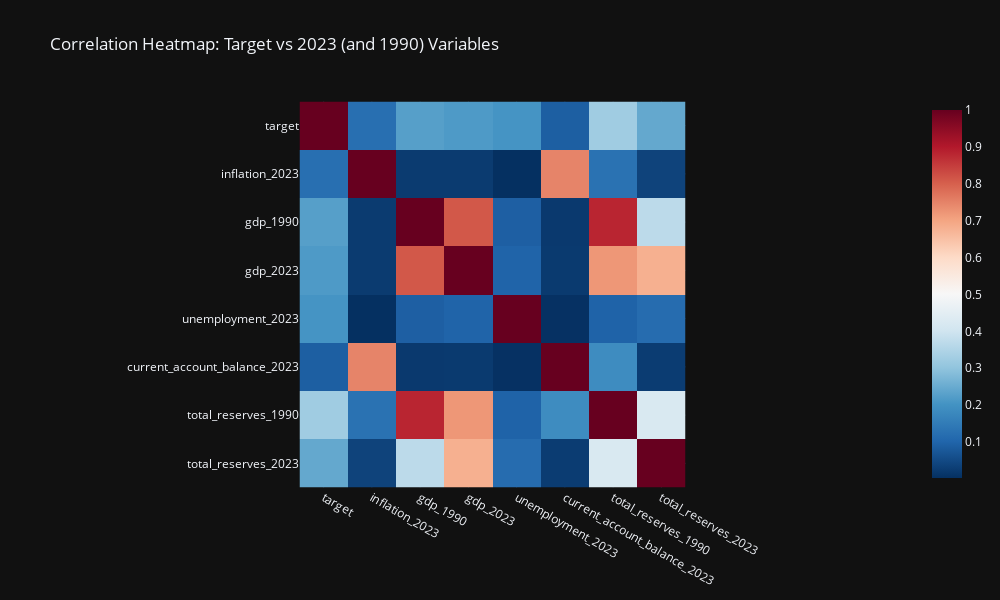

The cell this chart's notebook holds for it:
### Code cell
# Variables to compare
variables_to_compare = [ 'inflation_2023', 'gdp_1990', 'gdp_2023', 'unemployment_2023', 'current_account_balance_2023',
                        'total_reserves_1990', 'total_reserves_2023']

# Compute the correlation matrix for 'target' and the selected variables
columns_to_use = ['target'] + variables_to_compare
df_corr_matrix = df[columns_to_use].corr()

# Take the absolute values of the correlation matrix
df_corr_matrix_abs = df_corr_matrix.abs()

fig = px.imshow(df_corr_matrix_abs, 
                color_continuous_scale='RdBu_r', 
                title="Correlation Heatmap: Target vs 2023 (and 1990) Variables", 
                template='plotly_dark', 
                width=1000,  
                height=600)  

fig.show()

### Figure 1 — Plotly figure (JSON) as saved in the notebook; plotly's stock layout.template omitted (floating-point values rounded to 4 significant figures)
{"data": [{"coloraxis": "coloraxis", "hovertemplate": "x: %{x}<br>y: %{y}<br>color: %{z}<extra></extra>", "name": "0", "type": "heatmap", "x": ["target", "inflation_2023", "gdp_1990", "gdp_2023", "unemployment_2023", "current_account_balance_2023", "total_reserves_1990", "total_reserves_2023"], "xaxis": "x", "y": ["target", "inflation_2023", "gdp_1990", "gdp_2023", "unemployment_2023", "current_account_balance_2023", "total_reserves_1990", "total_reserves_2023"], "yaxis": "y", "z": [[1, 0.1228, 0.2256, 0.2153, 0.2039, 0.08877, 0.3244, 0.2436], [0.1228, 1, 0.02226, 0.02273, 0.002485, 0.7479, 0.1297, 0.03741], [0.2256, 0.02226, 1, 0.8121, 0.09015, 0.01997, 0.8816, 0.3685], [0.2153, 0.02273, 0.8121, 1, 0.09867, 0.02055, 0.7214, 0.6804], [0.2039, 0.002485, 0.09015, 0.09867, 1, 0.004699, 0.0964, 0.1158], [0.08877, 0.7479, 0.01997, 0.02055, 0.004699, 1, 0.1873, 0.02508], [0.3244, 0.1297, 0.8816, 0.7214, 0.0964, 0.1873, 1, 0.422], [0.2436, 0.03741, 0.3685, 0.6804, 0.1158, 0.02508, 0.422, 1]]}], "layout": {"coloraxis": {"colorscale": [[0, "rgb(5,48,97)"], [0.1, "rgb(33,102,172)"], [0.2, "rgb(67,147,195)"], [0.3, "rgb(146,197,222)"], [0.4, "rgb(209,229,240)"], [0.5, "rgb(247,247,247)"], [0.6, "rgb(253,219,199)"], [0.7, "rgb(244,165,130)"], [0.8, "rgb(214,96,77)"], [0.9, "rgb(178,24,43)"], [1, "rgb(103,0,31)"]]}, "height": 600, "title": {"text": "Correlation Heatmap: Target vs 2023 (and 1990) Variables"}, "width": 1000, "xaxis": {"anchor": "y", "constrain": "domain", "domain": [0, 1], "scaleanchor": "y"}, "yaxis": {"anchor": "x", "autorange": "reversed", "constrain": "domain", "domain": [0, 1]}}}
